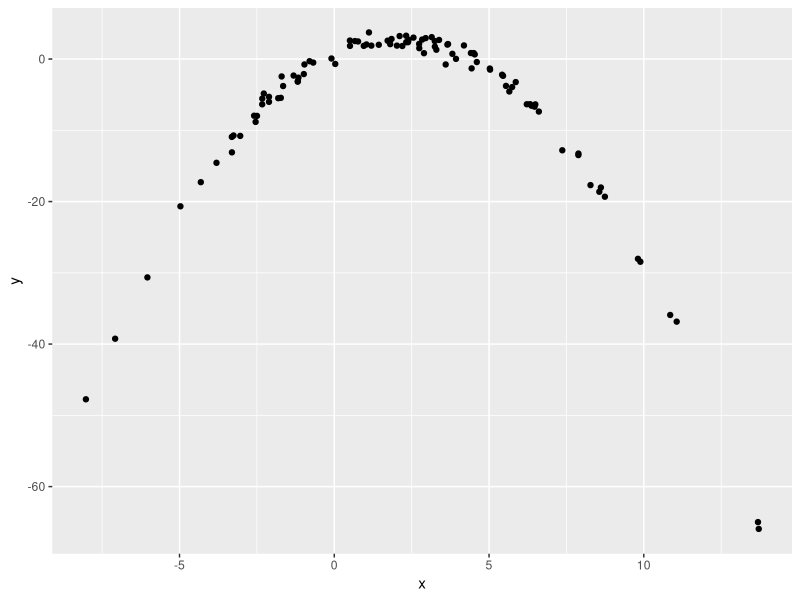

R code for this plot:
## ---- chunk 1
library(tidyverse)

df = tibble(
  x = rnorm(100,2,5), 
  y = 1 + 2*x - 0.5*x^2 + rnorm(100)
)

df |> 
ggplot(aes(x = x, y = y)) +
geom_point()
